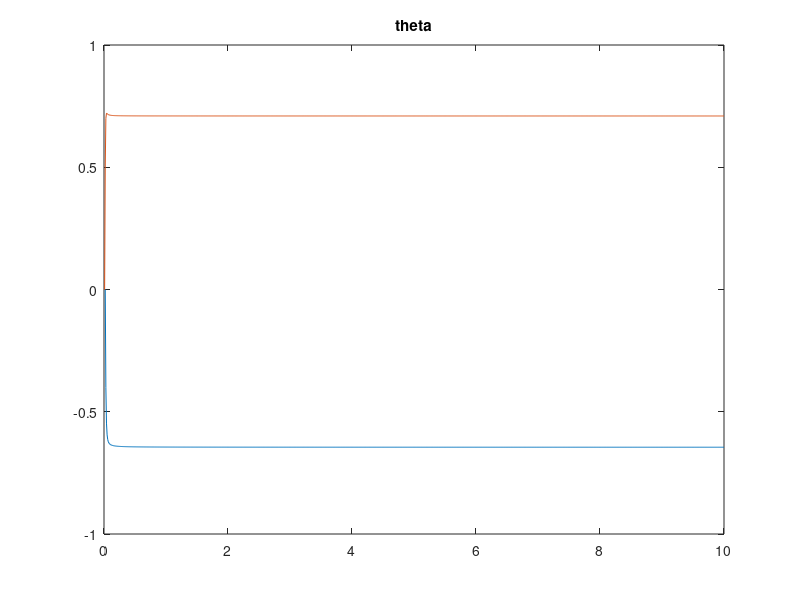
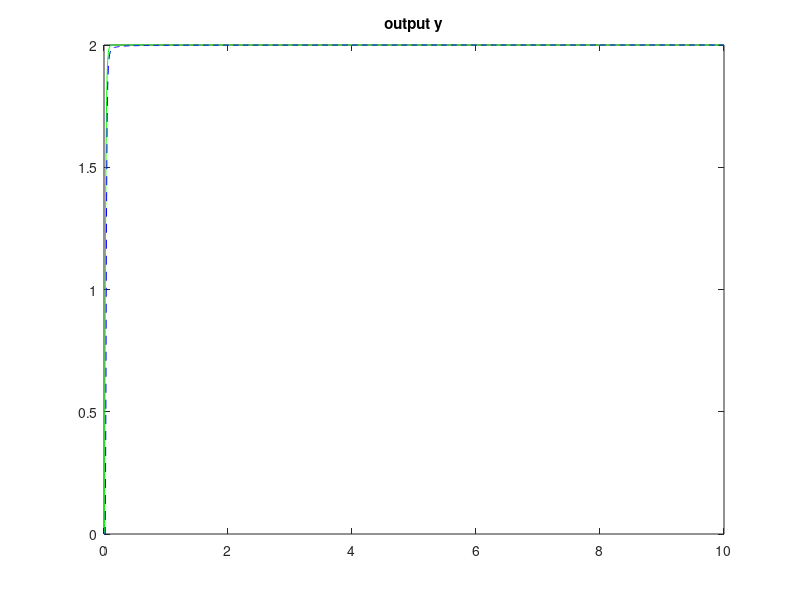
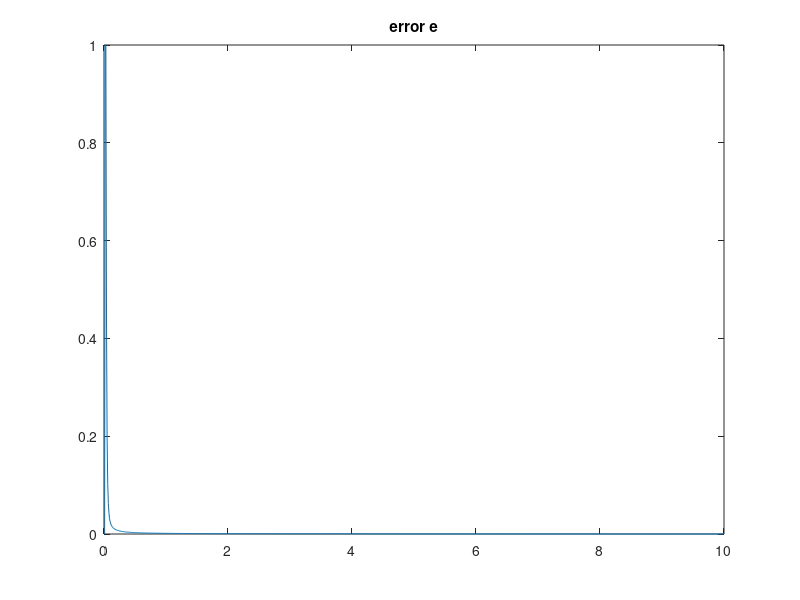

Write MATLAB code to recreate these figures, in order.
%%code to implement the projection algorithm for a y(t)= -a*y(t-1) + bu(t-1) 

close all;
clear all;
clc;

n = 1 ;
k = 0:0.01:10 ;
N = length(k) ; % no of iterations

theta = [-0.5 1]'; % initial conditions
y = zeros(1, N);
yhat = zeros(1,N) ;
e = zeros(1, N);
%theta_hat = [zeros(1, N); zeros(1, N)];
theta_hat = zeros(1,length(theta))' ;
% theta_hat = ones(1,length(theta))' ;
% theta_hat = rand(1,length(theta))' ;
thetahat = [theta_hat] ;
u = ones(1,N) ;

phi = zeros(1,length(theta))' ;
%phi = [-y(1) u(1)]';
P=[1 0;0 1];
% Algorithm to update theta_hat,y phi and error e

for i = 1:N-1
    y(i+1) = theta'*phi ;
    yhat(i+1) = theta_hat'*phi ;
    e(i+1)=y(i+1)- yhat(i+1);
    theta_hat = theta_hat + ((P*phi)/(1 + (phi)'*P*(phi)))*(e(i+1));
    P=P-(P*(phi)*(phi)'*P)/(1+phi'*P*phi);
    phi = [-y(i+1) u(i+1)]';
    disp(P)
    thetahat = [thetahat theta_hat] ;
end
%plotting
k=0:0.01:10;
figure
plot(k,thetahat)
title("theta")
figure
% disp(y);
plot(k,y,'-g',k,yhat,'--b');
%axis([0,1100,-1,2])
title("output y")
figure
plot(k,e)
title("error e")
